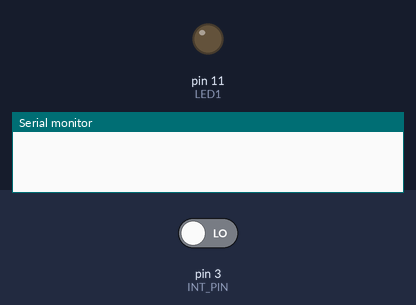
Bench run of a sketch on a simulated Arduino Uno, built with avr-gcc and run on an emulated ATmega328P. Shown: output pins drawn as LEDs (lit = HIGH), the last lines printed to the serial monitor. Inputs (shaded band) come from the test bench; at power-on: pin 3 (INT_PIN) LOW.

Above: at 1.2 s.
1.3 s: pin 3 (INT_PIN) driven HIGH
At 2.6 s:
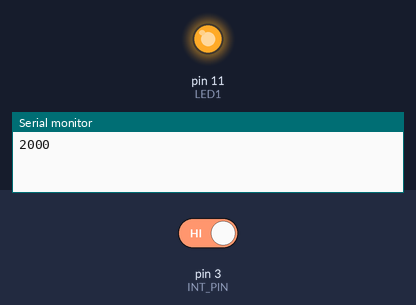
Timing chart, 0 to 13.5 s (numbered marks = the images above; inputs shaded):
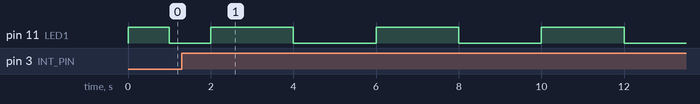

The sketch:

assignment_1_wk9.ino
```cpp
#define LED1 11
#define INT_PIN 3

int timedelay=1000, mode=1;

void ISR_Callback()           // come here when INT_PIN was not avariable(not emptry)
{
  if(mode>=3)
  {
    mode=1;
    timedelay = 0;
  }
  timedelay = timedelay+1000;
  mode++;
}

void setup()
{
  Serial.begin(9600);
  pinMode(LED1, OUTPUT);
  pinMode(INT_PIN, INPUT);

  attachInterrupt(digitalPinToInterrupt(INT_PIN), ISR_Callback, RISING);    // RISING(0v -> 5v) or FALLING(5v -> 0v) or CHANGE(0v -> 5v or 5v -> 0v)
}

void loop()
{
  digitalWrite(LED1, HIGH);
  delay(timedelay);
  digitalWrite(LED1, LOW);
  delay(timedelay);

  Serial.println(timedelay);
}
```

Measured:
- after the input at 1.3 s, pin 11 (LED1): alternates HIGH for 2.0 s and LOW for 2.0 s, starting after 2.7 s
